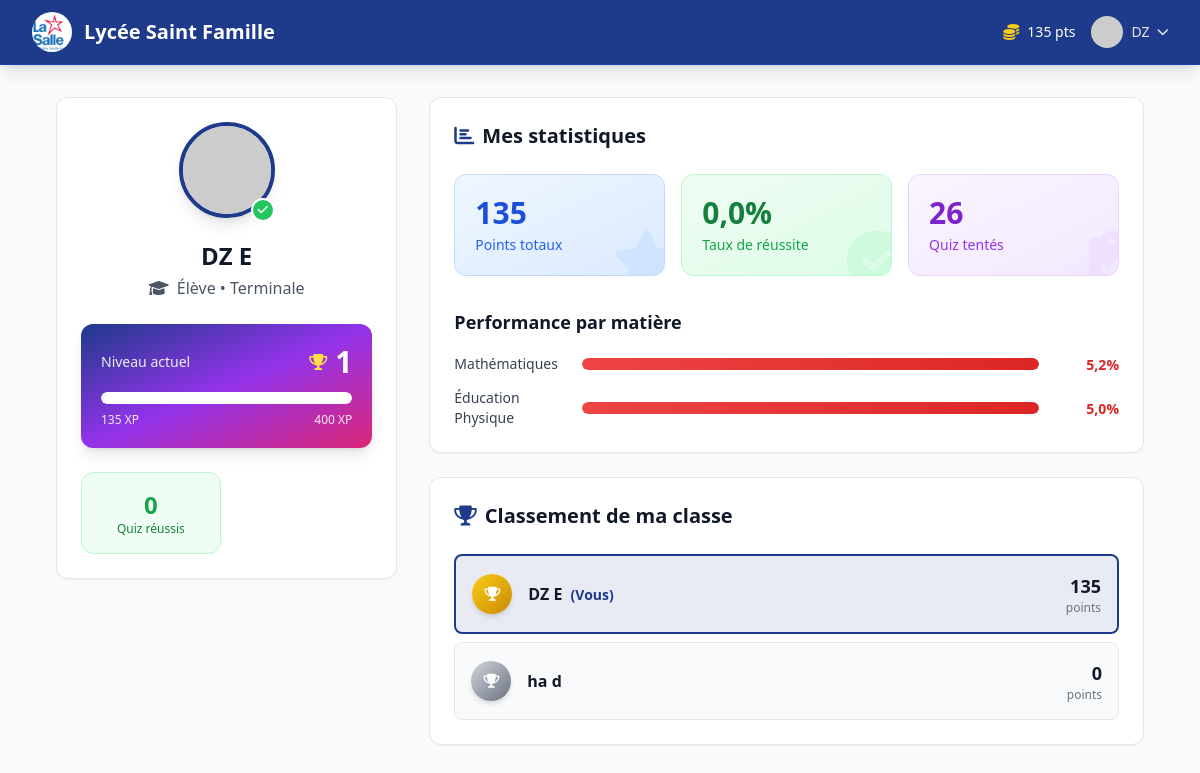
Page /accounts/profile/ (signed in) on the earlier database version.
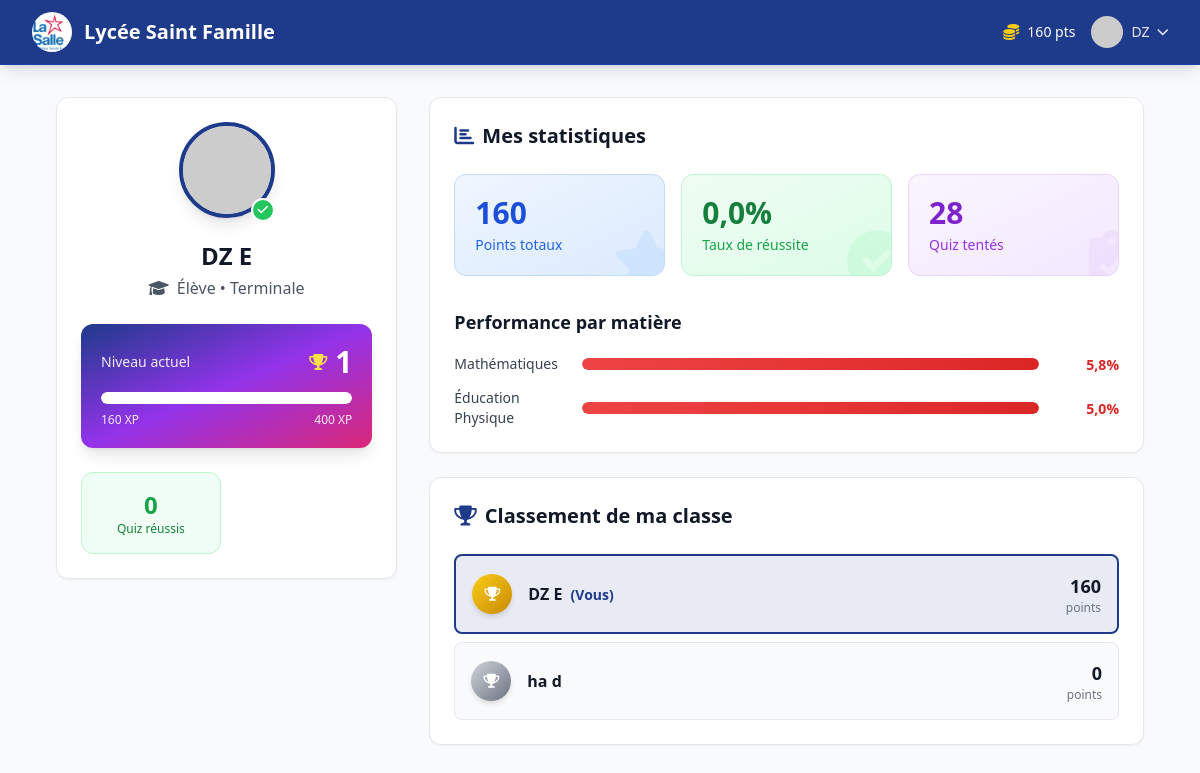
Same page on the later database version.
### accounts/models.py (models this page shows, shortened)
class User(AbstractUser):
    USER_TYPE_CHOICES = [
        ('student', 'Élève'),
        ('teacher', 'Enseignant'),
        ('admin', 'Administrateur'),
    ]
    CLASS_CHOICES = [
        ('6eme', '6ème'),
        ('5eme', '5ème'),
        ('4eme', '4ème'),
        ('3eme', '3ème'),
        ('2nde', '2nde'),
        ('1ere', '1ère'),
        ('terminale', 'Terminale'),
    ]
    user_type = models.CharField(max_length=10, choices=USER_TYPE_CHOICES)
    level = models.CharField(max_length=20, blank=True, null=True)  # 6eme, 5eme, etc.
    class_name = models.CharField(max_length=20, choices=CLASS_CHOICES, blank=True, null=True, help_text="Classe de l'élève")
    points = models.IntegerField(default=0)
    xp = models.IntegerField(default=0)
    current_level = models.IntegerField(default=1)
    streak_days = models.IntegerField(default=0)
    last_activity = models.DateTimeField(auto_now=True)
    email = models.EmailField(unique=True, blank=True, null=True)

### quiz/models.py (models this page shows, shortened)
class Subject(models.Model):
    name = models.CharField(max_length=100)
    slug = models.SlugField(unique=True)
    icon = models.CharField(max_length=50, default='fas fa-book')  # Classe d'icône FontAwesome
    color = models.CharField(max_length=20, default='blue')  # Couleur pour l'interface

### accounts/views.py (the view, shortened to what this page needs)
# urls.py: path('profile/', views.profile_view, name='profile'),
@login_required
def profile_view(request):
    user = request.user
    if user.user_type == 'student':
        profile, created = StudentProfile.objects.get_or_create(user=user)
        from quiz.models import QuizAttempt
        from gamification.models import UserBadge
        from django.db.models import Avg
        user_attempts = QuizAttempt.objects.filter(user=user)
        successful_attempts = user_attempts.filter(score__gte=50)
        current_level = user.current_level
        xp_needed = (current_level + 1) * 200
        progress_percent = min((user.xp / xp_needed) * 100, 100) if xp_needed > 0 else 0
        user_stats = {
            'total_points': user.points,
            'current_level': current_level,
            'xp': user.xp,
            'xp_needed': xp_needed,
            'progress_percent': round(progress_percent, 1),
            'streak_days': user.streak_days,
            'total_attempts': user_attempts.count(),
            'successful_attempts': successful_attempts.count(),
            'success_rate': round((successful_attempts.count() / user_attempts.count() * 100), 1) if user_attempts.count() > 0 else 0,
        }
        recent_attempts = user_attempts.select_related('quiz', 'quiz__subject').order_by('-completed_at')[:5]
        from quiz.models import Subject
        subject_performance = []
        subjects = Subject.objects.all()
        for subject in subjects:
            subject_attempts = user_attempts.filter(quiz__subject=subject)
            if subject_attempts.exists():
                avg_score = subject_attempts.aggregate(avg_score=Avg('score'))['avg_score']
                subject_performance.append({
                    'subject': subject,
                    'avg_score': round(avg_score, 1) if avg_score else 0,
                    'attempts_count': subject_attempts.count()
                })
        class_leaderboard = []
        if user.class_name:
            class_students = User.objects.filter(
                user_type='student',
                class_name=user.class_name
            ).order_by('-points')[:10]
            for i, student in enumerate(class_students, 1):
                class_leaderboard.append({
                    'rank': i,
                    'user': student,
                    'points': student.points,
                    'is_current_user': student == user
                })
        return render(request, 'student/profile.html', {
            'profile': profile,
            'user_stats': user_stats,
            'recent_attempts': recent_attempts,
            'subject_performance': subject_performance,
            'class_leaderboard': class_leaderboard,
        })

### templates/student/profile.html (shortened to what the changed rows need)
{% extends 'base.html' %}
{% block content %}
<div class="max-w-6xl mx-auto px-4 sm:px-6 lg:px-8 py-8">
    <div class="grid grid-cols-1 lg:grid-cols-3 gap-8">
        <div class="lg:col-span-1">
            <div class="bg-white rounded-xl shadow-sm border border-gray-200 p-6">
                <div class="text-center">
                    <div class="relative inline-block">
                        <img class="h-24 w-24 rounded-full mx-auto mb-4 border-4 border-primary shadow-lg"
                             src="https://ui-avatars.com/api/?name={{ user.first_name }}+{{ user.last_name }}&background=6366f1&color=fff&size=96"
                             alt="Avatar">
                        <div class="absolute bottom-3 right-0 bg-green-500 w-6 h-6 rounded-full border-2 border-white flex items-center justify-center">
                        </div>
                    </div>
                    <h1 class="text-2xl font-bold text-gray-900">{{ user.first_name }} {{ user.last_name }}</h1>
                    <p class="text-gray-600 flex items-center justify-center gap-2 mt-1">
                        <i class="fas fa-graduation-cap"></i>
                        Élève{% if user.class_name %} • {{ user.get_class_name_display }}{% endif %}
                    </p>
                    <div class="mt-6 p-5 bg-gradient-to-br from-primary via-purple-600 to-pink-600 rounded-xl text-white shadow-lg">
                        <div class="flex items-center justify-between mb-3">
                            <div class="flex items-center gap-2">
                                <i class="fas fa-trophy text-yellow-300"></i>
                                <span class="text-3xl font-bold">{{ user.current_level }}</span>
                            </div>
                        </div>
                        <div class="w-full bg-white/20 rounded-full h-3 mb-2 overflow-hidden">
                        </div>
                        <div class="text-xs opacity-90 flex items-center justify-between">
                            <span>{{ user.xp }} XP</span>
                            <span>{{ user_stats.xp_needed }} XP</span>
                        </div>
                    </div>
                    <div class="grid grid-cols-2 gap-3 mt-6">
                        <div class="bg-green-50 rounded-xl p-4 border border-green-200">
                        </div>
                    </div>
                </div>
            </div>
        </div>
        <div class="lg:col-span-2 space-y-6">
            <div class="bg-white rounded-xl shadow-sm border border-gray-200 p-6">
                <h2 class="text-xl font-bold text-gray-900 mb-6 flex items-center gap-2">
                    <i class="fas fa-chart-bar text-primary"></i>
                    Mes statistiques
                </h2>
                <div class="grid grid-cols-1 md:grid-cols-3 gap-4 mb-8">
                    <div class="relative overflow-hidden bg-gradient-to-br from-blue-50 to-blue-100 rounded-xl p-5 border border-blue-200">
                        <div class="relative z-10">
                            <div class="text-3xl font-bold text-blue-700 mb-1">{{ user_stats.total_points }}</div>
                            <div class="text-sm text-blue-600 font-medium">Points totaux</div>
                        </div>
                    </div>
                    <div class="relative overflow-hidden bg-gradient-to-br from-purple-50 to-purple-100 rounded-xl p-5 border border-purple-200">
                        <div class="relative z-10">
                            <div class="text-3xl font-bold text-purple-700 mb-1">{{ user_stats.total_attempts }}</div>
                            <div class="text-sm text-purple-600 font-medium">Quiz tentés</div>
                        </div>
                    </div>
                </div>
                {% if subject_performance %}
                <div>
                    <div class="space-y-3">
                        {% for perf in subject_performance %}
                        <div class="flex items-center gap-4">
                            <div class="w-28 text-sm font-medium text-gray-700">{{ perf.subject.name }}</div>
                            <div class="flex-1">
                                <div class="w-full bg-gray-200 rounded-full h-3 overflow-hidden">
                                    <div class="{% if perf.avg_score >= 70 %}bg-gradient-to-r from-green-500 to-green-600{% elif perf.avg_score >= 50 %}bg-gradient-to-r from-yellow-500 to-yellow-600{% else %}bg-gradient-to-r from-red-500 to-red-600{% endif %} h-3 rounded-full transition-all duration-500" style="width: {{ perf.avg_score }}%"></div>
                                </div>
                            </div>
                            <div class="w-16 text-right">
                                <span class="text-sm font-bold {% if perf.avg_score >= 70 %}text-green-600{% elif perf.avg_score >= 50 %}text-yellow-600{% else %}text-red-600{% endif %}">{{ perf.avg_score }}%</span>
                            </div>
                        </div>
                        {% endfor %}
                    </div>
                </div>
                {% else %}
                <div class="text-center py-8 bg-gray-50 rounded-xl">
                    <i class="fas fa-chart-line text-gray-300 text-4xl mb-3"></i>
                    <p class="text-gray-500 font-medium">Aucune donnée de performance</p>
                    <p class="text-sm text-gray-400 mt-1">Commencez à faire des quiz pour voir vos statistiques</p>
                </div>
                {% endif %}
            </div>
            {% if class_leaderboard %}
            <div class="bg-white rounded-xl shadow-sm border border-gray-200 p-6">
                <h2 class="text-xl font-bold text-gray-900 mb-6 flex items-center gap-2">
                    <i class="fas fa-trophy text-primary"></i>
                    Classement de ma classe
                </h2>
                <div class="space-y-2">
                    {% for entry in class_leaderboard %}
                    <div class="flex items-center justify-between p-3 sm:p-4 {% if entry.is_current_user %}bg-primary/10 border-2 border-primary{% else %}bg-gray-50 border border-gray-200{% endif %} rounded-lg transition-all hover:shadow-md">
                        <div class="flex items-center gap-3 sm:gap-4">
                            <div class="w-10 h-10 rounded-full {% if entry.rank == 1 %}bg-gradient-to-br from-yellow-400 to-yellow-600{% elif entry.rank == 2 %}bg-gradient-to-br from-gray-300 to-gray-500{% elif entry.rank == 3 %}bg-gradient-to-br from-orange-400 to-orange-600{% else %}bg-gray-300{% endif %} flex items-center justify-center text-white font-bold shadow-md flex-shrink-0">
                                {% if entry.rank <= 3 %}
                                    <i class="fas fa-trophy text-sm"></i>
                                {% else %}
                                    <span class="text-sm">{{ entry.rank }}</span>
                                {% endif %}
                            </div>
                            <div class="min-w-0">
                                <p class="font-semibold text-gray-900 truncate">
                                    {{ entry.user.get_full_name }}
                                    {% if entry.is_current_user %}<span class="text-primary text-sm ml-1">(Vous)</span>{% endif %}
                                </p>
                            </div>
                        </div>
                        <div class="text-right flex-shrink-0">
                            <div class="font-bold text-gray-900 text-base sm:text-lg">{{ entry.points }}</div>
                            <div class="text-xs text-gray-500">points</div>
                        </div>
                    </div>
                    {% endfor %}
                </div>
            </div>
            {% endif %}
        </div>
    </div>
</div>
{% endblock %}

### templates/base.html (shortened to what this page needs)
<!DOCTYPE html>
<html lang="fr">
<head>
    <script src="https://cdn.tailwindcss.com"></script>
    <link href="https://cdnjs.cloudflare.com/ajax/libs/font-awesome/6.0.0/css/all.min.css" rel="stylesheet">
</head>
<body class="bg-gray-50 min-h-screen" x-data="appNotifications()">
    {% block navbar %}
    <nav class="bg-navy-900 shadow-lg border-b border-navy-800">
        <div class="max-w-7xl mx-auto px-4 sm:px-6 lg:px-8">
            <div class="flex justify-between h-16">
                <div class="flex items-center">
                    <div class="flex-shrink-0 flex items-center">
                        <a href="{% url 'home' %}" class="flex items-center space-x-3">
                            {% load static %}
                            <img src="{% static 'images/logo.png' %}" alt="Logo Lycée Saint Famille" class="h-10 w-10 rounded-full object-cover">
                            <span class="text-xl font-bold text-white">Lycée Saint Famille</span>
                        </a>
                    </div>
                </div>
                <div class="flex items-center space-x-4">
                    {% if user.is_authenticated %}
                        {% if user.user_type == 'student' %}
                        <div class="flex items-center space-x-2">
                            <i class="fas fa-coins text-yellow-400"></i>
                            <span class="text-sm font-medium text-white">{{ user.points }} pts</span>
                        </div>
                        {% endif %}
                        <div class="relative" x-data="{ open: false }">
                            <button @click="open = !open" class="flex items-center space-x-2 text-gray-200 hover:text-white">
                                <img class="h-8 w-8 rounded-full" src="https://ui-avatars.com/api/?name={{ user.first_name }}+{{ user.last_name }}&background=1e3a8a&color=fff" alt="Avatar">
                                <span class="text-sm font-medium">{{ user.first_name }}</span>
                                <i class="fas fa-chevron-down text-xs"></i>
                            </button>
                        </div>
                    {% else %}
                        <a href="{% url 'login' %}" class="bg-white text-navy-900 px-4 py-2 rounded-lg text-sm font-medium hover:bg-gray-100 transition-colors">
                            <i class="fas fa-sign-in-alt mr-2"></i>Connexion
                        </a>
                    {% endif %}
                </div>
            </div>
        </div>
    </nav>
    {% endblock %}
    <main>
        {% block content %}{% endblock %}
    </main>
</body>
</html>

Differences in the rows shown:
changed User "DZ E": points "135" → "160"; xp "135" → "160"
computed for Subject "Mathématiques": avg_score "5,2" → "5,8"
Other differences:
{{ user_stats.total_points }}: "135" → "160"
{{ user_stats.total_attempts }}: "26" → "28"
